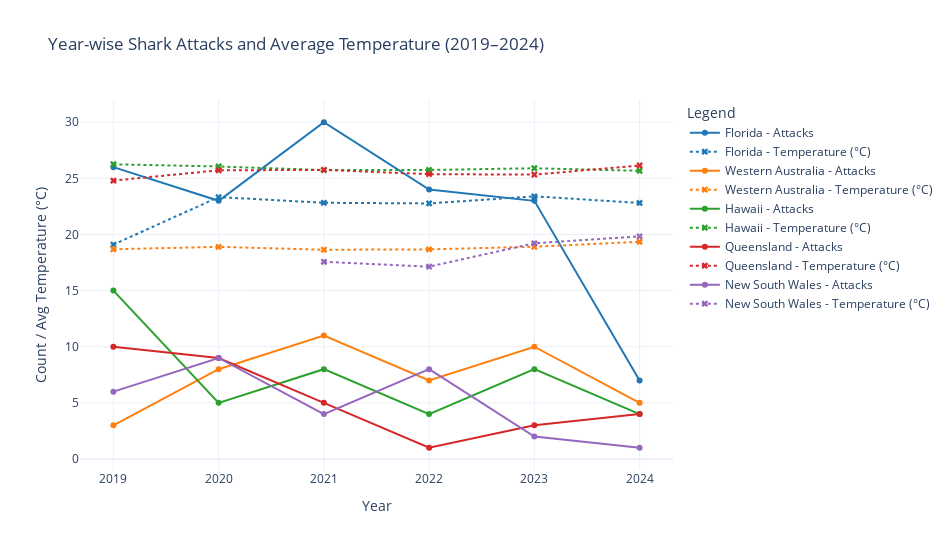

The code cell stored with this chart in its notebook:
### Markdown cell above
#### 3. Relationship between the average temperature and attack trend

### Code cell
# Filter only top 5 states and years 2019–2024
top_states = ["Florida", "Western Australia", "Hawaii", "Queensland", "New South Wales"]
filtered_df = merged_df[
    (merged_df['state_clean'].isin(top_states)) &
    (merged_df['Year'].between(2019, 2024))
]

# Assign distinct colours for each state
colors = {
    "Florida": "#1f77b4",          # blue
    "Western Australia": "#ff7f0e", # orange
    "Hawaii": "#2ca02c",           # green
    "Queensland": "#d62728",       # red
    "New South Wales": "#9467bd"   # purple
}

fig = go.Figure()

for state in top_states:
    state_data = filtered_df[filtered_df['state_clean'] == state]
    color = colors[state]

    # Solid line for attacks
    fig.add_trace(go.Scatter(
        x=state_data["Year"],
        y=state_data["Attack_Count"],
        name=f"{state} - Attacks",
        mode="lines+markers",
        line=dict(color=color, width=2),
        marker=dict(symbol="circle")
    ))

    # Dotted line for temperature (same colour)
    fig.add_trace(go.Scatter(
        x=state_data["Year"],
        y=state_data["Avg_Temperature_C"],
        name=f"{state} - Temperature (°C)",
        mode="lines+markers",
        line=dict(color=color, dash="dot", width=2),
        marker=dict(symbol="x")
    ))

fig.update_layout(
    title="Year-wise Shark Attacks and Average Temperature (2019–2024)",
    xaxis_title="Year",
    yaxis_title="Count / Avg Temperature (°C)",
    template="plotly_white",
    legend_title="Legend",
    width=950,
    height=550
)

fig.show()

### Figure 1 — Plotly figure (JSON) as saved in the notebook; plotly's stock layout.template omitted (floating-point values rounded to 4 significant figures)
{"data": [{"line": {"color": "#1f77b4", "width": 2}, "marker": {"symbol": "circle"}, "mode": "lines+markers", "name": "Florida - Attacks", "type": "scatter", "x": [2019, 2020, 2021, 2022, 2023, 2024], "y": [26, 23, 30, 24, 23, 7]}, {"line": {"color": "#1f77b4", "dash": "dot", "width": 2}, "marker": {"symbol": "x"}, "mode": "lines+markers", "name": "Florida - Temperature (°C)", "type": "scatter", "x": [2019, 2020, 2021, 2022, 2023, 2024], "y": [19.1, 23.33, 22.82, 22.77, 23.4, 22.81]}, {"line": {"color": "#ff7f0e", "width": 2}, "marker": {"symbol": "circle"}, "mode": "lines+markers", "name": "Western Australia - Attacks", "type": "scatter", "x": [2019, 2020, 2021, 2022, 2023, 2024], "y": [3, 8, 11, 7, 10, 5]}, {"line": {"color": "#ff7f0e", "dash": "dot", "width": 2}, "marker": {"symbol": "x"}, "mode": "lines+markers", "name": "Western Australia - Temperature (°C)", "type": "scatter", "x": [2019, 2020, 2021, 2022, 2023, 2024], "y": [18.68, 18.9, 18.64, 18.68, 18.91, 19.35]}, {"line": {"color": "#2ca02c", "width": 2}, "marker": {"symbol": "circle"}, "mode": "lines+markers", "name": "Hawaii - Attacks", "type": "scatter", "x": [2019, 2020, 2021, 2022, 2023, 2024], "y": [15, 5, 8, 4, 8, 4]}, {"line": {"color": "#2ca02c", "dash": "dot", "width": 2}, "marker": {"symbol": "x"}, "mode": "lines+markers", "name": "Hawaii - Temperature (°C)", "type": "scatter", "x": [2019, 2020, 2021, 2022, 2023, 2024], "y": [26.26, 26.06, 25.74, 25.75, 25.9, 25.68]}, {"line": {"color": "#d62728", "width": 2}, "marker": {"symbol": "circle"}, "mode": "lines+markers", "name": "Queensland - Attacks", "type": "scatter", "x": [2019, 2020, 2021, 2022, 2023, 2024], "y": [10, 9, 5, 1, 3, 4]}, {"line": {"color": "#d62728", "dash": "dot", "width": 2}, "marker": {"symbol": "x"}, "mode": "lines+markers", "name": "Queensland - Temperature (°C)", "type": "scatter", "x": [2019, 2020, 2021, 2022, 2023, 2024], "y": [24.8, 25.72, 25.76, 25.38, 25.33, 26.15]}, {"line": {"color": "#9467bd", "width": 2}, "marker": {"symbol": "circle"}, "mode": "lines+markers", "name": "New South Wales - Attacks", "type": "scatter", "x": [2019, 2020, 2021, 2022, 2023, 2024], "y": [6, 9, 4, 8, 2, 1]}, {"line": {"color": "#9467bd", "dash": "dot", "width": 2}, "marker": {"symbol": "x"}, "mode": "lines+markers", "name": "New South Wales - Temperature (°C)", "type": "scatter", "x": [2019, 2020, 2021, 2022, 2023, 2024], "y": [null, null, 17.57, 17.13, 19.22, 19.83]}], "layout": {"height": 550, "legend": {"title": {"text": "Legend"}}, "title": {"text": "Year-wise Shark Attacks and Average Temperature (2019–2024)"}, "width": 950, "xaxis": {"title": {"text": "Year"}}, "yaxis": {"title": {"text": "Count / Avg Temperature (°C)"}}}}
